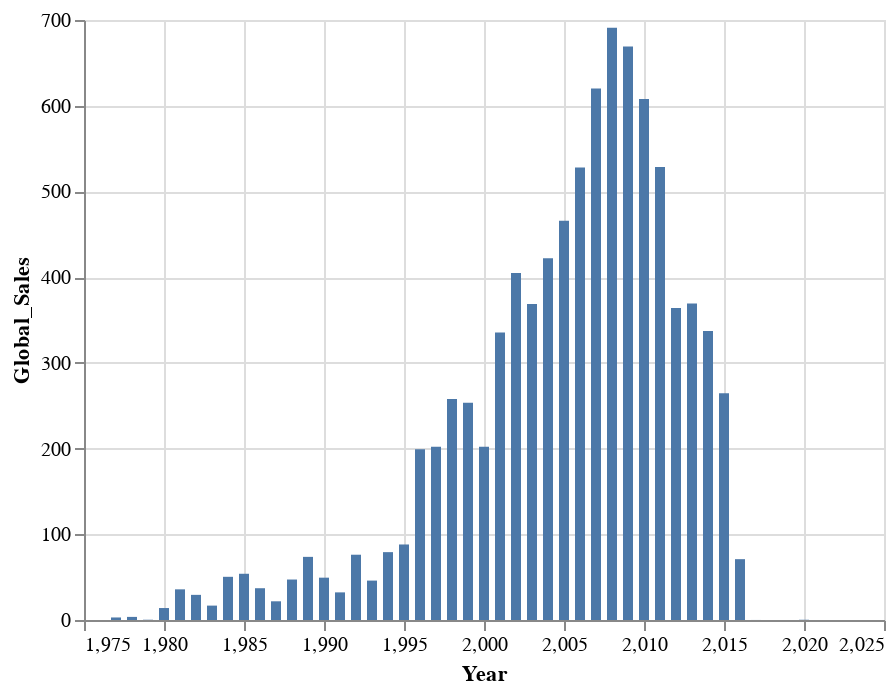

Notebook source saved alongside this figure:
### Code cell
alt.data_transformers.disable_max_rows()
alt.Chart(vg_sales_mod2).mark_bar().encode(
    x=alt.X('Year'),
    y=alt.Y('Global_Sales') #sum sales
)

### Figure 1 — Vega-Lite specification as saved in the notebook (floating-point values rounded to 4 significant figures)
{"config": {"view": {"continuousWidth": 400, "continuousHeight": 300}}, "data": {"name": "data-55070003944fbed3188c964f816e3fd9"}, "mark": "bar", "encoding": {"x": {"type": "quantitative", "field": "Year"}, "y": {"type": "quantitative", "field": "Global_Sales"}}, "$schema": "https://vega.github.io/schema/vega-lite/v4.8.1.json", "datasets": {"data-55070003944fbed3188c964f816e3fd9": [{"Year": 1977, "NA_Sales": 2.77, "EU_Sales": 0.17, "JP_Sales": 0.0, "Other_Sales": 0.02, "Global_Sales": 2.96}, {"Year": 1978, "NA_Sales": 3.37, "EU_Sales": 0.21, "JP_Sales": 0.0, "Other_Sales": 0.03, "Global_Sales": 3.62}, {"Year": 1979, "NA_Sales": 0.29, "EU_Sales": 0.02, "JP_Sales": 0.0, "Other_Sales": 0.0, "Global_Sales": 0.31}, {"Year": 1980, "NA_Sales": 13.0, "EU_Sales": 0.82, "JP_Sales": 0.0, "Other_Sales": 0.14, "Global_Sales": 13.96}, {"Year": 1981, "NA_Sales": 33.05, "EU_Sales": 1.96, "JP_Sales": 0.0, "Other_Sales": 0.32, "Global_Sales": 35.77}, {"Year": 1982, "NA_Sales": 27.36, "EU_Sales": 1.68, "JP_Sales": 0.0, "Other_Sales": 0.31, "Global_Sales": 29.33}, {"Year": 1983, "NA_Sales": 7.76, "EU_Sales": 0.8, "JP_Sales": 8.1, "Other_Sales": 0.14, "Global_Sales": 16.79}, {"Year": 1984, "NA_Sales": 33.3, "EU_Sales": 2.11, "JP_Sales": 14.27, "Other_Sales": 0.7, "Global_Sales": 50.39}, {"Year": 1985, "NA_Sales": 33.27, "EU_Sales": 4.74, "JP_Sales": 14.56, "Other_Sales": 0.92, "Global_Sales": 53.94}, {"Year": 1986, "NA_Sales": 12.5, "EU_Sales": 2.84, "JP_Sales": 19.81, "Other_Sales": 1.93, "Global_Sales": 37.07}, {"Year": 1987, "NA_Sales": 8.54, "EU_Sales": 1.41, "JP_Sales": 11.63, "Other_Sales": 0.2, "Global_Sales": 21.82}, {"Year": 1988, "NA_Sales": 23.87, "EU_Sales": 6.59, "JP_Sales": 15.76, "Other_Sales": 0.99, "Global_Sales": 47.22}, {"Year": 1989, "NA_Sales": 45.35, "EU_Sales": 8.45, "JP_Sales": 18.36, "Other_Sales": 1.5, "Global_Sales": 73.66}, {"Year": 1990, "NA_Sales": 25.46, "EU_Sales": 7.63, "JP_Sales": 14.88, "Other_Sales": 1.4, "Global_Sales": 49.39}, {"Year": 1991, "NA_Sales": 12.76, "EU_Sales": 3.95, "JP_Sales": 14.78, "Other_Sales": 0.74, "Global_Sales": 32.23}, {"Year": 1992, "NA_Sales": 33.87, "EU_Sales": 11.71, "JP_Sales": 28.91, "Other_Sales": 1.65, "Global_Sales": 76.16}, {"Year": 1993, "NA_Sales": 14.12, "EU_Sales": 4.65, "JP_Sales": 25.33, "Other_Sales": 0.89, "Global_Sales": 45.98}, {"Year": 1994, "NA_Sales": 28.15, "EU_Sales": 14.88, "JP_Sales": 33.99, "Other_Sales": 2.2, "Global_Sales": 79.17}, {"Year": 1995, "NA_Sales": 24.82, "EU_Sales": 14.71, "JP_Sales": 45.75, "Other_Sales": 2.64, "Global_Sales": 88.11}, {"Year": 1996, "NA_Sales": 86.82, "EU_Sales": 47.28, "JP_Sales": 57.44, "Other_Sales": 7.69, "Global_Sales": 199.2}, {"Year": 1997, "NA_Sales": 94.98, "EU_Sales": 48.63, "JP_Sales": 49.04, "Other_Sales": 9.2, "Global_Sales": 202.2}, {"Year": 1998, "NA_Sales": 129.2, "EU_Sales": 67.25, "JP_Sales": 50.08, "Other_Sales": 11.13, "Global_Sales": 258.0}, {"Year": 1999, "NA_Sales": 127.0, "EU_Sales": 63.21, "JP_Sales": 52.63, "Other_Sales": 10.21, "Global_Sales": 253.6}, {"Year": 2000, "NA_Sales": 92.49, "EU_Sales": 52.93, "JP_Sales": 42.77, "Other_Sales": 11.65, "Global_Sales": 202.2}, {"Year": 2001, "NA_Sales": 176.9, "EU_Sales": 95.41, "JP_Sales": 40.07, "Other_Sales": 22.93, "Global_Sales": 335.4}, {"Year": 2002, "NA_Sales": 220.8, "EU_Sales": 111.9, "JP_Sales": 42.29, "Other_Sales": 28.03, "Global_Sales": 404.7}, {"Year": 2003, "NA_Sales": 198.9, "EU_Sales": 105.5, "JP_Sales": 34.89, "Other_Sales": 27.38, "Global_Sales": 368.8}, {"Year": 2004, "NA_Sales": 223.6, "EU_Sales": 107.9, "JP_Sales": 42.42, "Other_Sales": 47.45, "Global_Sales": 422.1}, {"Year": 2005, "NA_Sales": 246.2, "EU_Sales": 123.5, "JP_Sales": 54.5, "Other_Sales": 41.11, "Global_Sales": 465.8}, {"Year": 2006, "NA_Sales": 266.6, "EU_Sales": 130.1, "JP_Sales": 74.82, "Other_Sales": 54.85, "Global_Sales": 527.9}, {"Year": 2007, "NA_Sales": 317.1, "EU_Sales": 162.0, "JP_Sales": 60.45, "Other_Sales": 78.79, "Global_Sales": 620.2}, {"Year": 2008, "NA_Sales": 356.0, "EU_Sales": 187.3, "JP_Sales": 60.86, "Other_Sales": 83.8, "Global_Sales": 691.1}, {"Year": 2009, "NA_Sales": 340.0, "EU_Sales": 190.9, "JP_Sales": 62.04, "Other_Sales": 74.9, "Global_Sales": 669.2}, {"Year": 2010, "NA_Sales": 305.3, "EU_Sales": 177.3, "JP_Sales": 60.43, "Other_Sales": 60.58, "Global_Sales": 607.8}, {"Year": 2011, "NA_Sales": 246.0, "EU_Sales": 170.8, "JP_Sales": 54.15, "Other_Sales": 55.73, "Global_Sales": 528.4}, {"Year": 2012, "NA_Sales": 154.2, "EU_Sales": 117.5, "JP_Sales": 51.91, "Other_Sales": 37.84, "Global_Sales": 363.9}, {"Year": 2013, "NA_Sales": 155.1, "EU_Sales": 124.5, "JP_Sales": 47.59, "Other_Sales": 39.96, "Global_Sales": 369.2}, {"Year": 2014, "NA_Sales": 132.0, "EU_Sales": 125.1, "JP_Sales": 39.46, "Other_Sales": 40.02, "Global_Sales": 337.1}, {"Year": 2015, "NA_Sales": 102.4, "EU_Sales": 97.22, "JP_Sales": 33.72, "Other_Sales": 30.01, "Global_Sales": 264.4}, {"Year": 2016, "NA_Sales": 22.66, "EU_Sales": 26.79, "JP_Sales": 13.7, "Other_Sales": 7.75, "Global_Sales": 70.97}, {"Year": 2017, "NA_Sales": 0.0, "EU_Sales": 0.0, "JP_Sales": 0.05, "Other_Sales": 0.0, "Global_Sales": 0.05}, {"Year": 2020, "NA_Sales": 0.27, "EU_Sales": 0.0, "JP_Sales": 0.0, "Other_Sales": 0.02, "Global_Sales": 0.29}]}}
